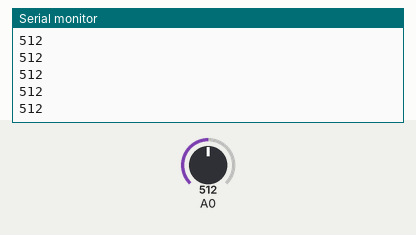
This sketch was run on a simulated Arduino Uno, built with avr-gcc and run on an emulated ATmega328P. On the bench: the last lines printed to the serial monitor. The test bench sets the inputs (shaded band); at power-on: A0 = 512.

Above: at 1.2 s.
1.3 s: A0 set to 716
At 2.2 s:
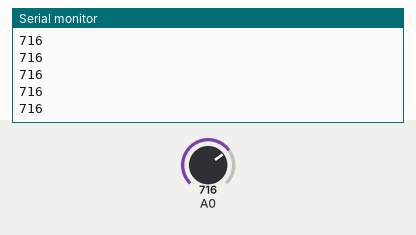
2.8 s: A0 set to 900
At 3.6 s:
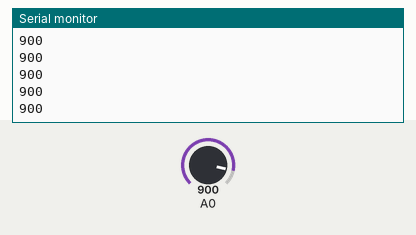
Timing chart, 0 to 5.8 s (numbered marks = the images above; inputs shaded):
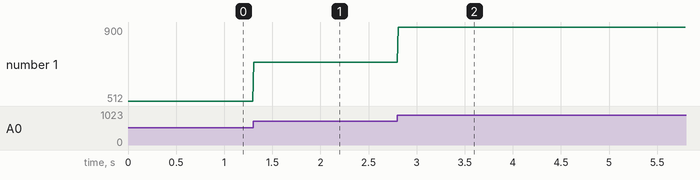

The sketch:

Leer_potenciometro.ino
```cpp
void setup()
{
  pinMode(0, INPUT);
  Serial.begin(9600);
}

void loop()
{
  Serial.println(analogRead(0));
  delay(10);
}
```

Measured:
- after the input at 1.3 s, the serial monitor: prints a new line at once (image 1)
- after the input at 2.8 s, the serial monitor: prints a new line at once (image 2)
- plotted number 1: 512 → 716 after the input at 1.3 s, 716 → 900 after the input at 2.8 s
